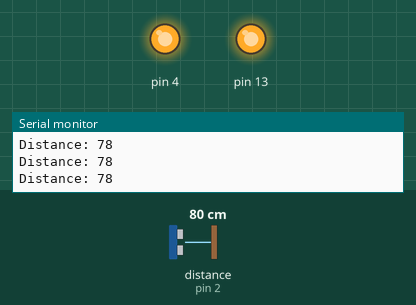
Simulated run of this sketch. Board: Arduino Uno, built with avr-gcc and run on an emulated ATmega328P. Parts: output pins drawn as LEDs (lit = HIGH), the last lines printed to the serial monitor. Wiring (inferred from the names in the program): ultrasonic range finder: trigger pin 3; echo pin 2. Inputs (shaded band) come from the test bench; at power-on: distance to the obstacle (sensor on pin 2) 80 cm. The echo pulse lasts 58.3 µs per cm; pins used as bus, display or sensor lines are not drawn.

Above: at 1.2 s.
1.3 s: distance to the obstacle (sensor on pin 2) set to 10 cm
4.3 s: distance to the obstacle (sensor on pin 2) set to 7 cm
At 5.1 s:
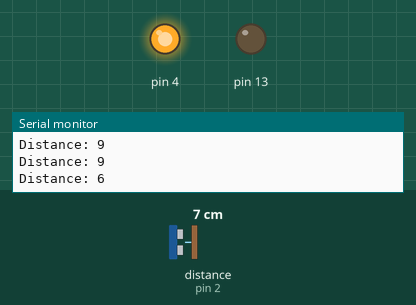
Timing chart, 0 to 10.8 s (numbered marks = the images above; inputs shaded):
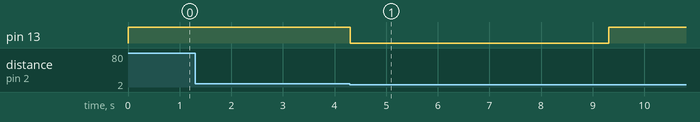

Measured:
- the behaviour switches between 9 and 8 cm on distance to the obstacle (sensor on pin 2) (found by bisection; images 0 and 1)
- after the input at 4.3 s, pin 13: HIGH → LOW at once, → HIGH 5.0 s later

The sketch:

us.ino
```cpp
const int trig = 3;
const int echo = 2;
void setup() {
	pinMode(trig, OUTPUT);
	pinMode(13, OUTPUT);
	pinMode(4, OUTPUT);
	Serial.begin(9600);
	digitalWrite(4,1);
	digitalWrite(13,1);
}


int distance(){
	long duration;
	int distance;
	digitalWrite(trig,0);
	delayMicroseconds(2);
	digitalWrite(trig, 1);
	delayMicroseconds(10);
	digitalWrite(trig, 0);
	duration = pulseIn(echo, 1);
	distance= duration*0.034/2;
	return distance;
}
int stop(){
	digitalWrite(13,0);
	while(1==1){
		delay(5000);
		if(distance()<8){
			digitalWrite(13,1);
			delay(5000);
			return 0;
		}
	}
}


void loop() {
	if(distance()<8){
		stop();
	}else{
		Serial.print("Distance: ");
		Serial.println(distance());
	}
}
```
